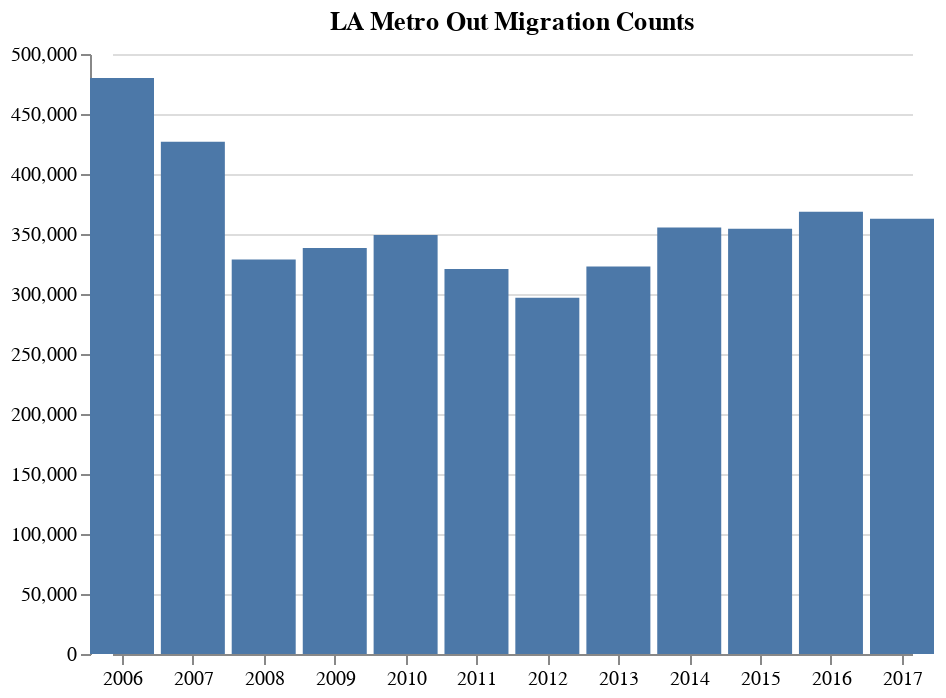

The notebook cell saved with this chart:
### Code cell
base.mark_bar(size=32).encode(y=alt.Y('Count', title=None, axis=alt.Axis(offset=11))).properties(width=400)

### Figure 1 — Vega-Lite specification as saved in the notebook (floating-point values rounded to 4 significant figures)
{"$schema": "https://vega.github.io/schema/vega-lite/v2.6.0.json", "config": {"view": {"height": 300, "strokeWidth": 0, "width": 400}}, "data": {"name": "data-d070b0f315fb30be38d8c5ee8fe95c6a"}, "datasets": {"data-d070b0f315fb30be38d8c5ee8fe95c6a": [{"Count": 479924, "Year": "2006-01-01T00:00:00"}, {"Count": 426846, "Year": "2007-01-01T00:00:00"}, {"Count": 328830, "Year": "2008-01-01T00:00:00"}, {"Count": 338317, "Year": "2009-01-01T00:00:00"}, {"Count": 349199, "Year": "2010-01-01T00:00:00"}, {"Count": 320884, "Year": "2011-01-01T00:00:00"}, {"Count": 296827, "Year": "2012-01-01T00:00:00"}, {"Count": 322914, "Year": "2013-01-01T00:00:00"}, {"Count": 355520, "Year": "2014-01-01T00:00:00"}, {"Count": 354406, "Year": "2015-01-01T00:00:00"}, {"Count": 368511, "Year": "2016-01-01T00:00:00"}, {"Count": 362782, "Year": "2017-01-01T00:00:00"}]}, "encoding": {"x": {"axis": {"grid": false, "labelFlush": false}, "field": "Year", "title": null, "type": "temporal"}, "y": {"axis": {"offset": 11}, "field": "Count", "title": null, "type": "quantitative"}}, "mark": {"size": 32, "type": "bar"}, "title": "LA Metro Out Migration Counts", "width": 400}
